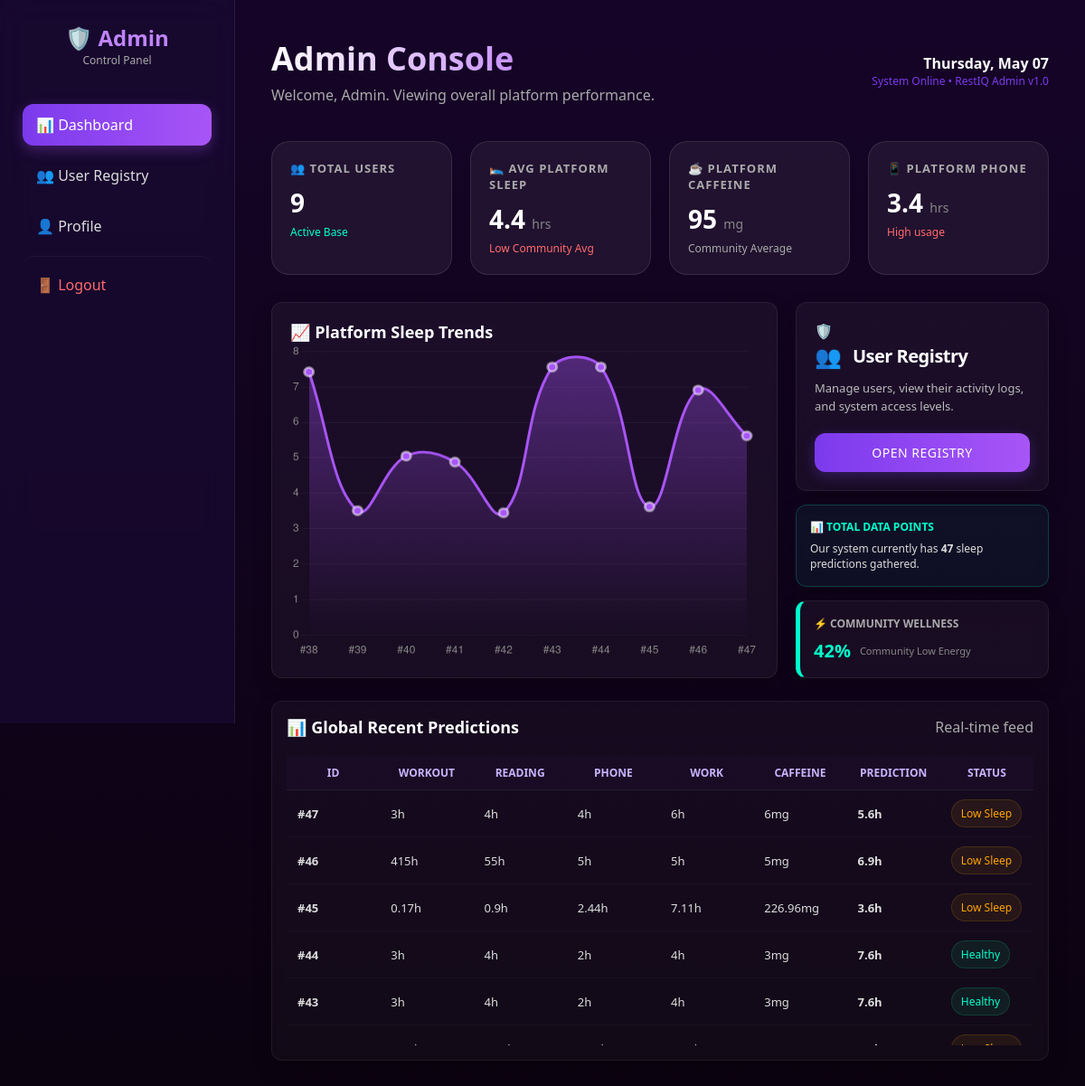
The app's page /myadmin.php (signed in) with its own data.
### tables this page shows
CREATE TABLE `history` (
  `id` int NOT NULL,
  `workout` float DEFAULT NULL,
  `reading` float DEFAULT NULL,
  `phone` float DEFAULT NULL,
  `work_hours` float DEFAULT NULL,
  `caffeine` float DEFAULT NULL,
  `relaxation` float DEFAULT NULL,
  `predicted_sleep` float DEFAULT NULL,
  `created_at` timestamp NOT NULL DEFAULT CURRENT_TIMESTAMP
);

### myadmin.php (the view, shortened to what this page needs)
<?php
include 'connection.php';
$admin_full_name = $_SESSION['full_name'] ?? 'Administrator';
$firstName = explode(' ', $admin_full_name)[0];
$totalUsers = mysqli_fetch_assoc(mysqli_query($conn, "SELECT COUNT(*) as t FROM users WHERE role = 'user'"))['t'] ?? 0;
$totalPredictions = mysqli_fetch_assoc(mysqli_query($conn, "SELECT COUNT(*) as t FROM history"))['t'] ?? 0;
$avgSleep = round(mysqli_fetch_assoc(mysqli_query($conn, "SELECT AVG(predicted_sleep) as a FROM history"))['a'] ?? 0, 1);
$avgCaffeine = round(mysqli_fetch_assoc(mysqli_query($conn, "SELECT AVG(caffeine) as c FROM history"))['c'] ?? 0, 0);
$avgPhone = round(mysqli_fetch_assoc(mysqli_query($conn, "SELECT AVG(phone) as p FROM history"))['p'] ?? 0, 1);
$recentPredictions = mysqli_query($conn, "SELECT * FROM history ORDER BY id DESC LIMIT 10");
$chartDataQuery = mysqli_query($conn, "SELECT predicted_sleep, id FROM (SELECT predicted_sleep, id FROM history ORDER BY id DESC LIMIT 10) as sub ORDER BY id ASC");
$chartLabels = [];
$chartValues = [];
while ($row = mysqli_fetch_assoc($chartDataQuery)) {
    $chartLabels[] = '#' . $row['id'];
    $chartValues[] = $row['predicted_sleep'];
}
$platformEnergyEntry = mysqli_fetch_assoc(mysqli_query($conn, "SELECT AVG(predicted_sleep) as avg_s FROM (SELECT predicted_sleep FROM history ORDER BY id DESC LIMIT 50) as recent_50"));
$platformAvgSleep = $platformEnergyEntry['avg_s'] ?? 0;
$energyLevel = 0;
$energyStatus = 'No data yet';
if ($platformAvgSleep >= 8) {
    $energyLevel = rand(92, 98);
    $energyStatus = 'Community Well-Rested';
} elseif ($platformAvgSleep >= 7) {
    $energyLevel = rand(80, 90);
    $energyStatus = 'Ready for the day';
} elseif ($platformAvgSleep >= 6) {
    $energyLevel = rand(60, 75);
    $energyStatus = 'Community Average';
} elseif ($platformAvgSleep > 0) {
    $energyLevel = rand(30, 50);
    $energyStatus = 'Community Low Energy';
}
?>
<!DOCTYPE html>
<html lang="en">
<head>
    <link rel="stylesheet" href="CSS/restiq.css">
    <link rel="stylesheet" href="CSS/pages/dashboard.css">
</head>
<body>
<div class="admin-container">
    <?php include 'admin_sidebar.php'; ?>
    <div class="main-area">
        <header class="admin-header">
            <div>
                <h1 class="page-title">
                    Admin Console
                </h1>
                <p class="page-subtitle">Welcome, <?php echo htmlspecialchars($firstName); ?>. Viewing overall platform performance.</p>
            </div>
            <div class="page-meta">
                <div class="page-meta-main"><?php echo date('l, F d'); ?></div>
                <div class="page-meta-sub">System Online • RestIQ Admin v1.0</div>
            </div>
        </header>
        <div class="stats-grid">
            <div class="stat-card">
                <h4>👥 Total Users</h4>
                <div class="value"><?php echo $totalUsers; ?></div>
                <div class="trend trend-good">Active Base</div>
            </div>
            <div class="stat-card">
                <h4>🛌 Avg Platform Sleep</h4>
                <div class="value"><?php echo $avgSleep; ?> <span class="stat-unit">hrs</span></div>
                <div class="trend <?php echo ($avgSleep >= 7) ? 'trend-good' : 'trend-warning'; ?>">
                    <?php echo ($avgSleep >= 7) ? 'Healthy Community' : 'Low Community Avg'; ?>
                </div>
            </div>
            <div class="stat-card">
                <h4>☕ Platform Caffeine</h4>
                <div class="value"><?php echo $avgCaffeine; ?> <span class="stat-unit">mg</span></div>
                <div class="trend trend-muted">Community Average</div>
            </div>
            <div class="stat-card">
                <h4>📱 Platform Phone</h4>
                <div class="value"><?php echo $avgPhone; ?> <span class="stat-unit">hrs</span></div>
                <div class="trend <?php echo ($avgPhone > 3) ? 'trend-warning' : 'trend-good'; ?>">
                    <?php echo ($avgPhone > 3) ? 'High usage' : 'Healthy usage'; ?>
                </div>
            </div>
        </div>
        <div class="dashboard-main">
            <div class="chart-container card">
                <h3 class="table-title">📈 Platform Sleep Trends</h3>
                <canvas id="sleepChart"></canvas>
            </div>
            <div class="side-content">
                <div class="card">
                    <div class="icon-bg">🛡️</div>
                    <div class="action-copy-row">
                        <span class="action-icon">👥</span>
                        <h3 class="action-title">User Registry</h3>
                    </div>
                    <p class="action-copy">
                        Manage users, view their activity logs, and system access levels.
                    </p>
                    <a href="admin_users.php" class="action-btn">
                        OPEN REGISTRY
                    </a>
                </div>
                <div class="card info-card info-card-accent">
                    <h4 class="trend-good">📊 Total Data points</h4>
                    <p>
                        Our system currently has <strong><?php echo $totalPredictions; ?></strong> sleep predictions gathered.
                    </p>
                </div>
                <div class="card info-card info-card--energy">
                    <h4 class="trend-muted">⚡ Community Wellness</h4>
                    <div class="energy-row">
                        <div class="energy-value"><?php echo $energyLevel; ?>%</div>
                        <div class="energy-status"><?php echo $energyStatus; ?></div>
                    </div>
                </div>
            </div>
        </div>
        <div class="recent-table-container card">
            <div class="table-header-row">
                <h3 class="table-title">📊 Global Recent Predictions</h3>
                <span class="trend-muted">Real-time feed</span>
            </div>
            <div class="table-scroll">
                <table>
                    <thead>
                        <tr>
                            <th>ID</th>
                            <th>Workout</th>
                            <th>Reading</th>
                            <th>Phone</th>
                            <th>Work</th>
                            <th>Caffeine</th>
                            <th>Prediction</th>
                            <th>Status</th>
                        </tr>
                    </thead>
                    <tbody>
                        <?php if (mysqli_num_rows($recentPredictions) > 0): ?>
                            <?php while($row = mysqli_fetch_assoc($recentPredictions)): ?>
                                <tr>
                                    <td class="table-id">#<?php echo $row['id']; ?></td>
                                    <td><?php echo $row['workout']; ?>h</td>
                                    <td><?php echo $row['reading']; ?>h</td>
                                    <td><?php echo $row['phone']; ?>h</td>
                                    <td><?php echo $row['work_hours']; ?>h</td>
                                    <td><?php echo $row['caffeine']; ?>mg</td>
                                    <td class="table-value"><?php echo number_format($row['predicted_sleep'], 1); ?>h</td>
                                    <td>
                                        <?php if ($row['predicted_sleep'] >= 7): ?>
                                            <span class="badge badge-good">Healthy</span>
                                        <?php else: ?>
                                            <span class="badge badge-warning">Low Sleep</span>
                                        <?php endif; ?>
                                    </td>
                                </tr>
                            <?php endwhile; ?>
                        <?php else: ?>
                            <tr>
                                <td colspan="8" class="empty-state">No platform data available yet.</td>
                            </tr>
                        <?php endif; ?>
                    </tbody>
                </table>
            </div>
        </div>
    </div>
</div>
<script>
const ctx = document.getElementById('sleepChart').getContext('2d');
// Use actual canvas height for gradient so it scales responsively and avoids stretching artifacts
const canvasHeight = ctx.canvas.clientHeight || 350;
const gradient = ctx.createLinearGradient(0, 0, 0, canvasHeight);
gradient.addColorStop(0, 'rgba(168, 85, 247, 0.4)');
gradient.addColorStop(1, 'rgba(168, 85, 247, 0)');
new Chart(ctx, {
    type: 'line',
    data: {
        labels: <?php echo json_encode($chartLabels); ?>,
        datasets: [{
            label: 'Avg Sleep Prediction',
            data: <?php echo json_encode($chartValues); ?>,
            borderColor: '#a855f7',
            borderWidth: 3,
            backgroundColor: gradient,
            fill: true,
            tension: 0.4,
            pointBackgroundColor: '#a855f7',
            pointBorderColor: 'rgba(255,255,255,0.5)',
            pointRadius: 5
        }]
    },
    options: {
        responsive: true,
        maintainAspectRatio: false,
        plugins: {
            legend: { display: false }
        },
        scales: {
            y: {
                beginAtZero: true,
                grid: { color: 'rgba(255,255,255,0.05)' },
                ticks: { color: '#888' }
            },
            x: {
                grid: { display: false },
                ticks: { color: '#888' }
            }
        }
    }
});
</script>
</body>
</html>

### CSS/restiq.css (style rules this page uses)
* { margin: 0; padding: 0; box-sizing: border-box; font-family: 'Segoe UI', sans-serif; }
body { min-height: 100vh; background: linear-gradient(180deg, #160428 0%, #0b0310 100%); color: white; overflow-x: hidden; }
.admin-container { display: flex; align-items: flex-start; }
.main-area { margin-left: 260px; padding: 40px; width: calc(100% - 260px); min-height: 100vh; }
.card { background: rgba(255,255,255,0.04); backdrop-filter: blur(6px); padding: 20px; border-radius: 12px; box-shadow: 0 8px 20px rgba(0,0,0,0.25); border: 1px solid rgba(255,255,255,0.07); }

### records on screen
history: id "47", workout "3", reading "4", phone "4", work_hours "6", caffeine "6", predicted_sleep "5.6", shows "Low Sleep"
history: id "46", workout "415", reading "55", phone "5", work_hours "5", caffeine "5", predicted_sleep "6.9", shows "Low Sleep"
history: id "45", workout "0.17", reading "0.9", phone "2.44", work_hours "7.11", caffeine "226.96", predicted_sleep "3.6", shows "Low Sleep"
history: id "44", workout "3", reading "4", phone "2", work_hours "4", caffeine "3", predicted_sleep "7.6", shows "Healthy"
history: id "43", workout "3", reading "4", phone "2", work_hours "4", caffeine "3", predicted_sleep "7.6", shows "Healthy"

### other values on screen
$firstName "Admin"
$totalUsers "9"
$avgSleep "4.4"
$avgCaffeine "95"
$avgPhone "3.4"
$totalPredictions "47"
$energyLevel "42"
$energyStatus "Community Low Energy"
chart data {{ json_encode($chartValues) }} ["7.42","3.51","5.05","4.88","3.45","7.56","7.56","3.62","6.91","5.62"]
